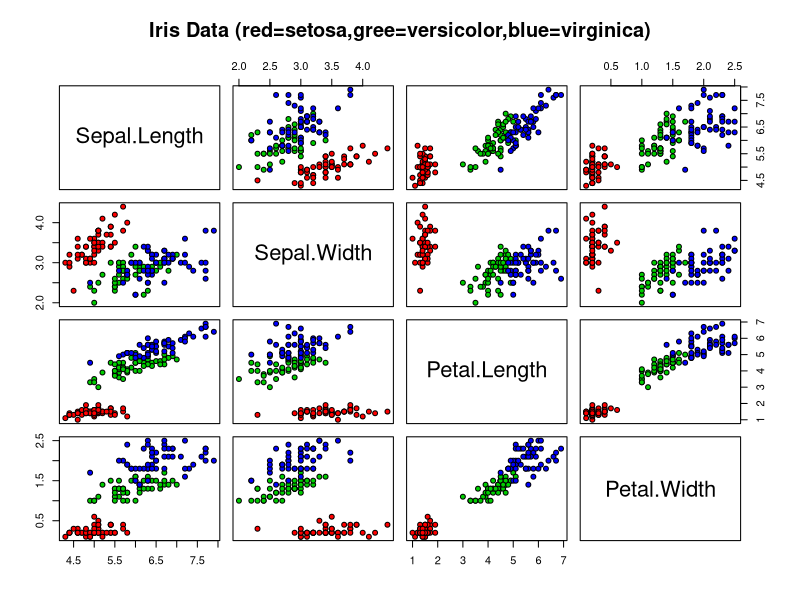

This figure's R source: (Note: this script raises an error after producing the figure.)
require(e1071)

pairs(iris[1:4],main="Iris Data (red=setosa,gree=versicolor,blue=virginica)",pch=21,bg=c("red","green3","blue")[unclass(iris$Species)])
classifier=naiveBayes(irirs[,1:4],iris[5])
